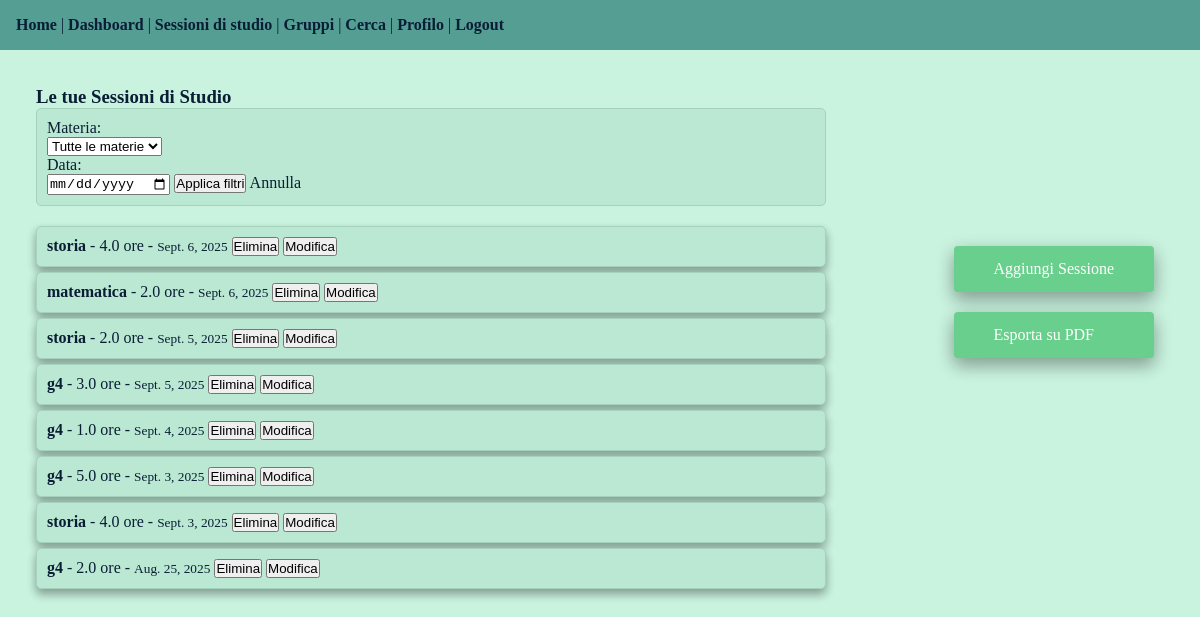
The app's page /study/sessions/ (signed in) with its own data.
### study/models.py (models this page shows, shortened)
class StudySession(models.Model):
    user = models.ForeignKey(User, on_delete=models.CASCADE, related_name="study_sessions")
    subject = models.ForeignKey(Subject, on_delete=models.CASCADE,)
    duration = models.DecimalField(max_digits=4, decimal_places=1)
    date = models.DateField()
    notes = models.TextField(max_length=100)
    class Meta:
        ordering= ['-date']

class Subject(models.Model):
    name = models.CharField(max_length=50, unique=True)
    created_at=models.DateTimeField(auto_now_add=True)
    created_by = models.ForeignKey(User, on_delete=models.SET_NULL, null=True, blank=True)
    class Meta:
        ordering = ['name']
    def __str__(self):
        return f"{self.name}"

### study/views.py (the view)
# urls.py: path('sessions/', views.study_session_list, name='session_list'),
@login_required
def study_session_list(request):
    user_sessions = filter_sessions(request.user, request.GET)
    context = {
        'sessions' : user_sessions,
        'subjects' : Subject.objects.filter(created_by=request.user)
    }
    return render(request, 'study/session_list.html', context)

### study/views.py (called while the page is built)
def filter_sessions(user, req):
    user_sessions = StudySession.objects.filter(user=user)
    if req.get('subjects'):
        user_sessions=user_sessions.filter(subject_id=req['subjects'])
    if req.get('date'):
        user_sessions=user_sessions.filter(date=req['date'])
    return user_sessions

### study/templates/study/session_list.html (shortened to what this page needs)
{% extends 'dashboard.html' %}
{% block content %}
<div class="dashboard-main">
    <div class="session-list">
        <h3>Le tue Sessioni di Studio</h3>
        <div class="form-filters">
            <form method="GET" action="{% url 'study:session_list'%}" class="filtri">
                <p> Materia: </p>
                <select name="subjects">
                    <option value=""> Tutte le materie</option>
                </select>
                <p>Data: </p>
                <input type="date" name="date" value="{{request.GET.data}}">
                <button type="submit"> Applica filtri</button>
                <a href="{% url 'study:session_list' %}">Annulla</a>
            </form>
        </div>
            {% if sessions %}
                <div class="list-session-group">
                    {% for session in sessions %}
                        <div class="session">
                            <strong>{{ session.subject }}</strong> -
                            {{ session.duration }} ore -
                            <small >{{ session.date }}</small>
                            <form method="post" action="{% url 'study:delete_session' session.pk %}" style="display:inline;">
                            <button type="submit">Elimina</button>
                            </form>
                            <form method="post" action="{% url 'study:edit_session' session.pk %}" style="display:inline;">
                            <button type="submit">Modifica</button>
                            </form>
                        </div>
                    {% endfor %}
                </div>
            {% else %}
                <p>Non hai ancora registrato sessioni di studio. Inizia ora!</p>
            {% endif %}
    </div>
   <div class="session-list-buttons">
    <a href="{% url 'study:add_session' %}" class="main-buttons"> Aggiungi Sessione  </a>
    <a href="{% url 'study:export_list' %}?subjects={{request.GET.subjects}}&date={{request.GET.date}}" class="main-buttons"> Esporta su PDF </a>
   </div>
</div>
{% endblock %}

### static/css/style.css (style rules this page uses)
* { margin: 0; padding: 0; box-sizing: border-box; }
body { min-height: 100vh; background-color:#c9f3df; color: #091D34; font-size: 1rem; }
p { font-size: 1rem; }
a { color: #091D34; text-decoration: none; }

### static/css/dashboard.css (style rules this page uses)
.dashboard-main { display:block; padding: 20px; }
.main-buttons { background-color: #68cf8c; color:white; font-size: 1rem; box-shadow: 0 8px 16px 0 rgba(0,0,0,0.2), 0 6px 20px 0 rgba(0,0,0,0.19); border-radius: 4px; padding: 14px 40px; transition-duration: 0.4s; margin:10px; }
.session-list { display:block; }
.form-filters { float:left; width: 70%; padding-bottom:20px; border-style:solid; border-color: #a6d1bc; border-width: 1px; border-radius: 5px; background-color: #bbe8d2 ; padding:10px; }
.list-session-group { float:left; padding-top:20px; width: 70%; }
.session { border-style:solid; border-color: #a6d1bc; border-width: 1px; border-radius: 5px; background-color: #bbe8d2 ; box-shadow: 0 6px 10px 0 rgba(0,0,0,0.2), 0 4px 10px 0 rgba(0,0,0,0.19); padding:10px; margin-bottom: 5px; }
.session-list-buttons { width:30%; float: right; display:grid; justify-content: flex-end; margin-top: 30px; }

### records on screen
StudySession: subject "storia", duration "4.0", date "Sept. 6, 2025"
StudySession: subject "matematica", duration "2.0", date "Sept. 6, 2025"
StudySession: subject "storia", duration "2.0", date "Sept. 5, 2025"
StudySession: subject "g4", duration "3.0", date "Sept. 5, 2025"
StudySession: subject "g4", duration "1.0", date "Sept. 4, 2025"
StudySession: subject "g4", duration "5.0", date "Sept. 3, 2025"
StudySession: subject "storia", duration "4.0", date "Sept. 3, 2025"
StudySession: subject "g4", duration "2.0", date "Aug. 25, 2025"
